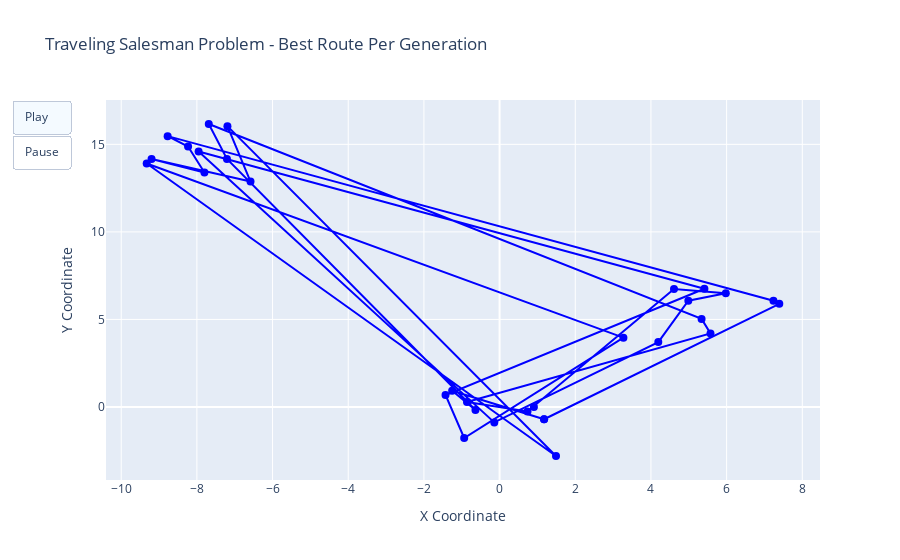

This figure's notebook cell:
### Code cell
plot_route_animation(history, coordinates)

### Figure 1 — Plotly figure (JSON) as saved in the notebook; plotly's stock layout.template omitted (floating-point values rounded to 4 significant figures)
{"data": [{"line": {"color": "blue"}, "marker": {"size": 8}, "mode": "lines+markers", "type": "scatter", "x": [1.176, 7.392, 7.238, -8.773, -8.233, -7.8, -9.198, -6.583, -7.193, 1.491, -9.326, 3.272, -0.9358, -1.429, 5.413, -7.955, -0.1401, 4.195, 4.988, 5.979, 4.609, 0.9071, 0.7374, -0.8618, 5.574, 5.339, -7.686, -7.205, -0.6378, -1.254, 1.176], "y": [-0.6999, 5.891, 6.069, 15.47, 14.87, 13.39, 14.16, 12.88, 16.04, -2.799, 13.9, 3.961, -1.772, 0.6882, 6.755, 14.6, -0.8795, 3.706, 6.069, 6.496, 6.744, 0.002846, -0.2556, 0.2836, 4.202, 5.03, 16.16, 14.17, -0.1736, 0.9275, -0.6999]}], "layout": {"title": {"text": "Traveling Salesman Problem - Best Route Per Generation"}, "updatemenus": [{"buttons": [{"args": [null, {"frame": {"duration": 50, "redraw": true}, "fromcurrent": true, "mode": "immediate"}], "label": "Play", "method": "animate"}, {"args": [[null], {"frame": {"duration": 0, "redraw": false}, "mode": "immediate"}], "label": "Pause", "method": "animate"}], "type": "buttons"}], "xaxis": {"title": {"text": "X Coordinate"}}, "yaxis": {"title": {"text": "Y Coordinate"}}}}
